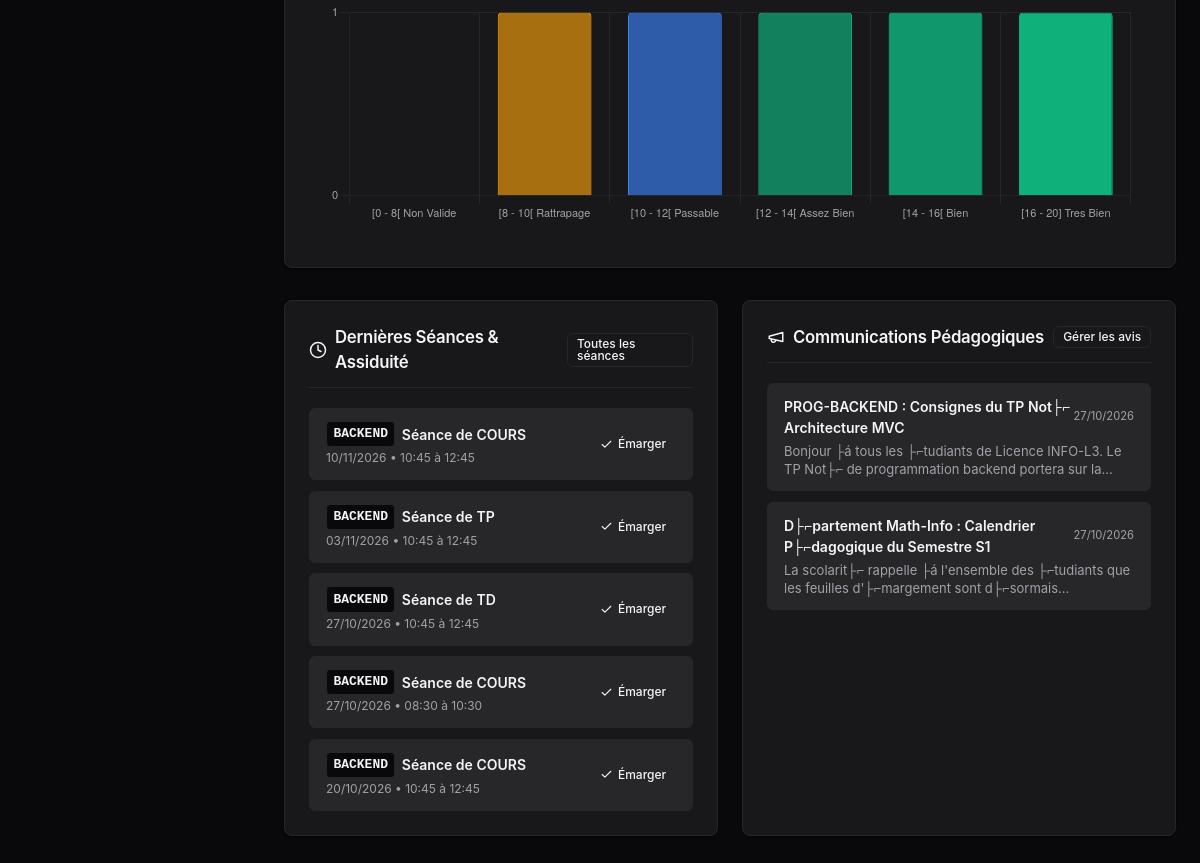
Before: /enseignant/dashboard (signed in, lower part) with the older database file.
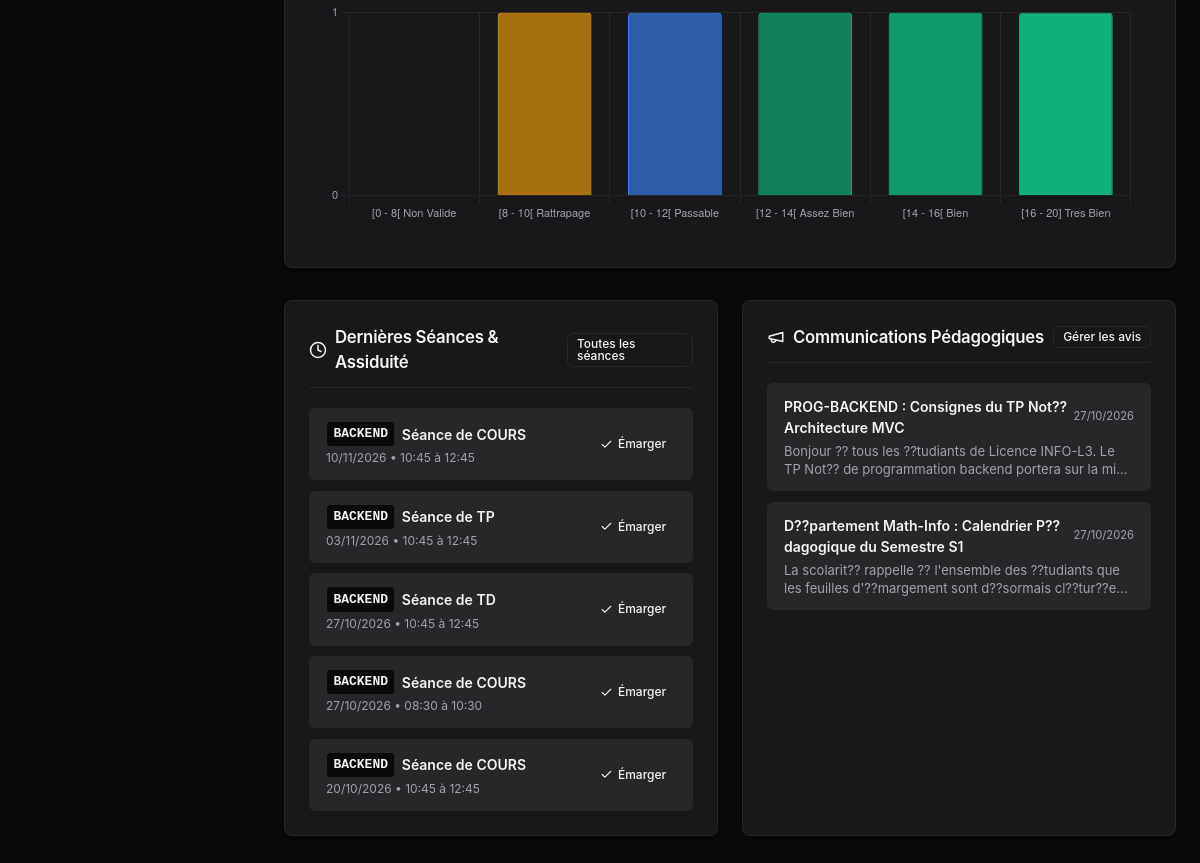
After: the same page with the newer database file.
### tables this page shows
CREATE TABLE `annonces` (
  `idAnnonce` int NOT NULL AUTO_INCREMENT,
  `idAuteur` int NOT NULL,
  `titre` varchar(200) NOT NULL,
  `contenu` text NOT NULL,
  `datePublication` timestamp NULL DEFAULT CURRENT_TIMESTAMP,
  `portee` enum('GLOBALE','MODULE') NOT NULL DEFAULT 'GLOBALE',
  `idModule` int DEFAULT NULL,
  PRIMARY KEY (`idAnnonce`),
  KEY `idAuteur` (`idAuteur`),
  KEY `idModule` (`idModule`),
  CONSTRAINT `annonces_ibfk_1` FOREIGN KEY (`idAuteur`) REFERENCES `utilisateurs` (`idUtilisateur`) ON DELETE CASCADE,
  CONSTRAINT `annonces_ibfk_2` FOREIGN KEY (`idModule`) REFERENCES `modules` (`idModule`) ON DELETE CASCADE
);

### src/Controllers/Controller.php (called while the page is built, shortened)
<?php
abstract class Controller {
    protected function render(string $view, array $data = [], ?string $layout = 'main'): void {
        $viewFile = __DIR__ . '/../Views/' . str_replace('.', '/', $view) . '.php';
        extract($data);
        require $viewFile;
    }
}

### src/Controllers/EnseignantController.php (called while the page is built, shortened)
<?php
class EnseignantController extends Controller {
    public function dashboard(): void {
        $user = Auth::user();
        $db = Model::getDb();
        $stmtMod = $db->prepare("
            SELECT m.*, f.code AS filiere_code, f.intitule AS filiere_intitule,
                   (SELECT COUNT(*) FROM inscriptions i WHERE i.idFiliere = m.idFiliere) AS total_etudiants
            FROM modules m
            JOIN filieres f ON m.idFiliere = f.idFiliere
            WHERE m.idEnseignant = :id
            ORDER BY m.semestre ASC, m.code ASC
        ");
        $stmtMod->execute(['id' => $user->getId()]);
        $modules = $stmtMod->fetchAll();
        $primaryModuleStats = null;
        foreach ($modules as &$mod) {
            $mStats = Note::getModuleStats((int)$mod['idModule']);
            $mod['stats'] = $mStats;
            if ($primaryModuleStats === null && $mStats['totalEvalues'] > 0) {
                $primaryModuleStats = $mStats;
                $primaryModuleStats['module_code'] = $mod['code'];
            }
        }
        $stmtSeances = $db->prepare("
            SELECT s.*, m.code AS module_code, m.intitule AS module_intitule
            FROM seances s
            JOIN modules m ON s.idModule = m.idModule
            WHERE m.idEnseignant = :id
            ORDER BY s.dateSeance DESC, s.heureDebut DESC
            LIMIT 5
        ");
        $stmtSeances->execute(['id' => $user->getId()]);
        $recentSeances = $stmtSeances->fetchAll();
        $stmtAnn = $db->prepare("
            SELECT a.*, m.code AS module_code
            FROM annonces a
            LEFT JOIN modules m ON a.idModule = m.idModule
            WHERE a.idAuteur = :id OR a.portee = 'GLOBALE'
            ORDER BY a.datePublication DESC
            LIMIT 4
        ");
        $stmtAnn->execute(['id' => $user->getId()]);
        $recentAnnonces = $stmtAnn->fetchAll();
        $this->render('enseignant.dashboard', [
            'title'               => 'Espace Pédagogique — Tableau de bord',
            'user'                => $user,
            'modules'             => $modules,
            'primaryModuleStats'  => $primaryModuleStats,
            'recentSeances'       => $recentSeances,
            'recentAnnonces'      => $recentAnnonces,
            'activeNav'           => 'dashboard',
        ]);
    }
}

### public/index.php (called while the page is built, shortened)
<?php
$router = new Router();
$router->get('/', function () {
    if (Auth::check()) {
        Auth::redirectToDashboard();
    } else {
        header('Location: /login');
        exit;
    }
});
$router->get('/login', [AuthController::class, 'showLogin']);
$router->post('/login', [AuthController::class, 'login']);
$router->get('/logout', [AuthController::class, 'logout']);
$router->post('/logout', [AuthController::class, 'logout']);
$router->get('/admin/dashboard', [AdminController::class, 'dashboard']);
$router->get('/admin/filieres', [AdminController::class, 'filieres']);
$router->post('/admin/filieres/create', [AdminController::class, 'createFiliere']);
$router->post('/admin/filieres/edit', [AdminController::class, 'editFiliere']);
$router->post('/admin/filieres/delete', [AdminController::class, 'deleteFiliere']);
$router->get('/admin/modules', [AdminController::class, 'modules']);
$router->post('/admin/modules/create', [AdminController::class, 'createModule']);
$router->post('/admin/modules/edit', [AdminController::class, 'editModule']);
$router->post('/admin/modules/assign-teacher', [AdminController::class, 'assignTeacher']);
$router->post('/admin/modules/delete', [AdminController::class, 'deleteModule']);
$router->get('/admin/utilisateurs', [AdminController::class, 'utilisateurs']);
$router->post('/admin/utilisateurs/create', [AdminController::class, 'createUser']);
$router->post('/admin/utilisateurs/edit', [AdminController::class, 'editUser']);
$router->post('/admin/utilisateurs/delete', [AdminController::class, 'deleteUser']);
$router->get('/admin/inscriptions', [AdminController::class, 'inscriptions']);
$router->post('/admin/inscriptions/create', [AdminController::class, 'createInscription']);
$router->post('/admin/inscriptions/edit', [AdminController::class, 'editInscription']);
$router->post('/admin/inscriptions/status', [AdminController::class, 'updateInscriptionStatus']);
$router->post('/admin/inscriptions/delete', [AdminController::class, 'deleteInscription']);
$router->get('/admin/annonces', [AdminController::class, 'annonces']);
$router->post('/admin/annonces/create', [AdminController::class, 'createAnnonce']);
$router->post('/admin/annonces/edit', [AdminController::class, 'editAnnonce']);
$router->post('/admin/annonces/delete', [AdminController::class, 'deleteAnnonce']);
$router->get('/admin/audit', [AdminController::class, 'audit']);
$router->get('/enseignant/dashboard', [EnseignantController::class, 'dashboard']);
$router->get('/enseignant/modules', [EnseignantController::class, 'modules']);
$router->get('/enseignant/notes', [EnseignantController::class, 'notesIndex']);
$router->get('/enseignant/seances', [EnseignantController::class, 'seancesIndex']);
$router->get('/enseignant/modules/{id}/etudiants', [EnseignantController::class, 'etudiants']);
$router->get('/enseignant/modules/{id}/notes', [EnseignantController::class, 'notes']);
$router->post('/enseignant/modules/{id}/notes/save', [EnseignantController::class, 'saveNotes']);
$router->get('/enseignant/modules/{id}/seances', [EnseignantController::class, 'seances']);
$router->post('/enseignant/modules/{id}/seances/create', [EnseignantController::class, 'createSeance']);
$router->get('/enseignant/seances/{id}/absences', [EnseignantController::class, 'absences']);
$router->post('/enseignant/seances/{id}/absences/save', [EnseignantController::class, 'saveAbsences']);
$router->get('/enseignant/annonces', [EnseignantController::class, 'annonces']);
$router->post('/enseignant/annonces/create', [EnseignantController::class, 'createAnnonce']);
$router->post('/enseignant/annonces/edit', [EnseignantController::class, 'editAnnonce']);
$router->post('/enseignant/annonces/delete', [EnseignantController::class, 'deleteAnnonce']);
$router->get('/enseignant/modules/{id}/pdf', [EnseignantController::class, 'downloadModulePdf']);
$router->get('/etudiant/dashboard', [EtudiantController::class, 'dashboard']);
$router->get('/etudiant/notes', [EtudiantController::class, 'notes']);
$router->get('/etudiant/absences', [EtudiantController::class, 'absences']);
$router->get('/etudiant/annonces', [EtudiantController::class, 'annonces']);
$router->get('/etudiant/releve/pdf', [EtudiantController::class, 'downloadRelevePdf']);
$router->dispatch();

### src/Models/Note.php (called while the page is built, shortened)
<?php
class Note extends Model {
    public static function getModuleStats(int $idModule): array {
        $db = self::getDb();
        $stmt = $db->prepare("
            SELECT
                COUNT(*) AS total_evalues,
                AVG(noteCC) AS moyenne_cc,
                AVG(noteExam) AS moyenne_exam,
                AVG(noteFinale) AS moyenne_finale,
                MIN(noteFinale) AS min_finale,
                MAX(noteFinale) AS max_finale,
                COUNT(CASE WHEN statutValidation = 'V' THEN 1 END) AS total_valides,
                COUNT(CASE WHEN noteFinale < 8 THEN 1 END) AS tranche_0_8,
                COUNT(CASE WHEN noteFinale >= 8 AND noteFinale < 10 THEN 1 END) AS tranche_8_10,
                COUNT(CASE WHEN noteFinale >= 10 AND noteFinale < 12 THEN 1 END) AS tranche_10_12,
                COUNT(CASE WHEN noteFinale >= 12 AND noteFinale < 14 THEN 1 END) AS tranche_12_14,
                COUNT(CASE WHEN noteFinale >= 14 AND noteFinale < 16 THEN 1 END) AS tranche_14_16,
                COUNT(CASE WHEN noteFinale >= 16 THEN 1 END) AS tranche_16_20,
                COUNT(CASE WHEN noteFinale < 10 THEN 1 END) AS dist_ajourne,
                COUNT(CASE WHEN noteFinale >= 10 AND noteFinale < 12 THEN 1 END) AS dist_passable,
                COUNT(CASE WHEN noteFinale >= 12 AND noteFinale < 14 THEN 1 END) AS dist_assez_bien,
                COUNT(CASE WHEN noteFinale >= 14 AND noteFinale < 16 THEN 1 END) AS dist_bien,
                COUNT(CASE WHEN noteFinale >= 16 THEN 1 END) AS dist_tres_bien
            FROM notes
            WHERE idModule = :id AND session = 'NORMALE' AND noteFinale IS NOT NULL
        ");
        $stmt->execute(['id' => $idModule]);
        $stats = $stmt->fetch() ?: [];
        $total = (int)($stats['total_evalues'] ?? 0);
        $valides = (int)($stats['total_valides'] ?? 0);
        $tauxReussite = $total > 0 ? round(($valides / $total) * 100, 1) : 0.0;
        return [
            'totalEvalues'  => $total,
            'moyenneCC'     => $stats['moyenne_cc'] !== null ? round((float)$stats['moyenne_cc'], 2) : 0.0,
            'moyenneExam'   => $stats['moyenne_exam'] !== null ? round((float)$stats['moyenne_exam'], 2) : 0.0,
            'moyenneFinale' => $stats['moyenne_finale'] !== null ? round((float)$stats['moyenne_finale'], 2) : 0.0,
            'minFinale'     => $stats['min_finale'] !== null ? round((float)$stats['min_finale'], 2) : 0.0,
            'maxFinale'     => $stats['max_finale'] !== null ? round((float)$stats['max_finale'], 2) : 0.0,
            'tauxReussite'  => $tauxReussite,
            'tranche_0_8'   => (int)($stats['tranche_0_8'] ?? 0),
            'tranche_8_10'  => (int)($stats['tranche_8_10'] ?? 0),
            'tranche_10_12' => (int)($stats['tranche_10_12'] ?? 0),
            'tranche_12_14' => (int)($stats['tranche_12_14'] ?? 0),
            'tranche_14_16' => (int)($stats['tranche_14_16'] ?? 0),
            'tranche_16_20' => (int)($stats['tranche_16_20'] ?? 0),
            'distribution'  => [
                'ajourne'    => (int)($stats['dist_ajourne'] ?? 0),
                'passable'   => (int)($stats['dist_passable'] ?? 0),
                'assez_bien' => (int)($stats['dist_assez_bien'] ?? 0),
                'bien'       => (int)($stats['dist_bien'] ?? 0),
                'tres_bien'  => (int)($stats['dist_tres_bien'] ?? 0),
            ],
        ];
    }
}

### src/Views/enseignant/dashboard.php (the view, shortened to what the changed rows need)
<div class="content-container">
  <div class="grid grid-cols-2" style="gap: 1.5rem;">
    <div class="card">
      <?php if (empty($recentAnnonces)): ?>
        <p style="color: var(--text-muted); font-size: 0.875rem; padding: 2rem 1rem; text-align: center;">
          Aucune annonce publiée pour le moment.
        </p>
      <?php else: ?>
        <div style="display: flex; flex-direction: column; gap: 0.65rem;">
          <?php foreach ($recentAnnonces as $a): ?>
            <div style="padding: 0.75rem 1rem; border: 1px solid var(--border); border-radius: var(--radius-md); background: var(--bg-surface-hover);">
              <div style="display: flex; justify-content: space-between; align-items: center; margin-bottom: 0.25rem;">
                <span style="font-weight: 600; font-size: 0.875rem; color: var(--text-main);"><?= htmlspecialchars($a['titre']) ?></span>
                <span style="font-size: 0.7rem; color: var(--text-muted);"><?= date('d/m/Y', strtotime($a['datePublication'])) ?></span>
              </div>
              <p style="font-size: 0.8125rem; color: var(--text-muted); line-height: 1.4; display: -webkit-box; -webkit-line-clamp: 2; -webkit-box-orient: vertical; overflow: hidden;">
                <?= htmlspecialchars($a['contenu']) ?>
              </p>
            </div>
          <?php endforeach; ?>
        </div>
      <?php endif; ?>
    </div>
  </div>
</div>
<?php if ($primaryModuleStats): ?>
<script>
function renderTeacherChart() {
  const ctx = document.getElementById('teacherModuleChart');
  if (!ctx || typeof Chart === 'undefined') return;
  if (Chart.getChart(ctx)) return;
  const isDark = document.documentElement.getAttribute('data-theme') === 'dark';
  const textColor = isDark ? '#a1a1aa' : '#71717a';
  const gridColor = isDark ? '#27272a' : '#e4e4e7';
    new Chart(ctx, {
      type: 'bar',
      data: {
        labels: ['[0 - 8[ Non Valide', '[8 - 10[ Rattrapage', '[10 - 12[ Passable', '[12 - 14[ Assez Bien', '[14 - 16[ Bien', '[16 - 20] Tres Bien'],
        datasets: [{
          label: 'Effectif Etudiants',
        data: [
          <?= (int)($primaryModuleStats['tranche_0_8'] ?? 0) ?>,
          <?= (int)($primaryModuleStats['tranche_8_10'] ?? 0) ?>,
          <?= (int)($primaryModuleStats['tranche_10_12'] ?? 0) ?>,
          <?= (int)($primaryModuleStats['tranche_12_14'] ?? 0) ?>,
          <?= (int)($primaryModuleStats['tranche_14_16'] ?? 0) ?>,
          <?= (int)($primaryModuleStats['tranche_16_20'] ?? 0) ?>
        ],
        backgroundColor: [
          'rgba(239, 68, 68, 0.65)',
          'rgba(245, 158, 11, 0.65)',
          'rgba(59, 130, 246, 0.65)',
          'rgba(16, 185, 129, 0.65)',
          'rgba(16, 185, 129, 0.8)',
          'rgba(16, 185, 129, 0.95)'
        ],
        borderColor: [
          '#ef4444',
          '#f59e0b',
          '#3b82f6',
          '#10b981',
          '#10b981',
          '#10b981'
        ],
        borderWidth: 1,
        borderRadius: 4
      }]
    },
    options: {
      responsive: true,
      maintainAspectRatio: false,
      plugins: {
        legend: { display: false },
        tooltip: {
          backgroundColor: isDark ? '#18181b' : '#ffffff',
          titleColor: isDark ? '#f4f4f5' : '#09090b',
          bodyColor: isDark ? '#a1a1aa' : '#71717a',
          borderColor: isDark ? '#27272a' : '#e4e4e7',
          borderWidth: 1
        }
      },
      scales: {
        x: {
          grid: { color: gridColor },
          ticks: { color: textColor, font: { size: 11 } }
        },
        y: {
          beginAtZero: true,
          grid: { color: gridColor },
          ticks: { stepSize: 1, color: textColor, font: { size: 11 } }
        }
      }
    }
  });
}
document.addEventListener('DOMContentLoaded', renderTeacherChart);
window.addEventListener('load', renderTeacherChart);
renderTeacherChart();
setTimeout(renderTeacherChart, 150);
setTimeout(renderTeacherChart, 500);
</script>
<?php endif; ?>

Changed rows visible on the page:
changed annonces: titre "PROG-BACKEND : Consignes du TP Not├⌐ Architecture MVC" → "PROG-BACKEND : Consignes du TP Not?? Architecture MVC"; contenu "Bonjour ├á tous les ├⌐tudiants de Licence INFO-L3. Le TP Not├⌐ de programmation backend portera sur…" → "Bonjour ?? tous les ??tudiants de Licence INFO-L3. Le TP Not?? de programmation backend portera sur la…"
changed annonces: titre "D├⌐partement Math-Info : Calendrier P├⌐dagogique du Semestre S1" → "D??partement Math-Info : Calendrier P??dagogique du Semestre S1"; contenu "La scolarit├⌐ rappelle ├á l'ensemble des ├⌐tudiants que les feuilles d'├⌐margement sont…" → "La scolarit?? rappelle ?? l'ensemble des ??tudiants que les feuilles d'??margement sont d??sormais…"
